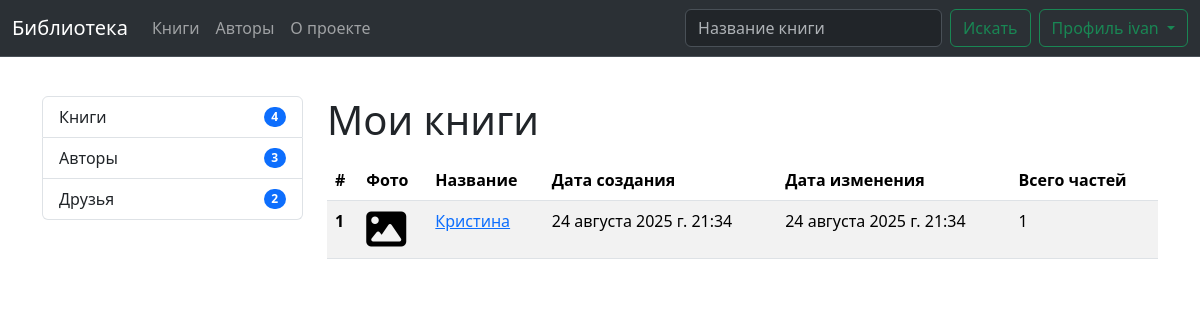
Page /userinfo/books/ (signed in) on the earlier database version.
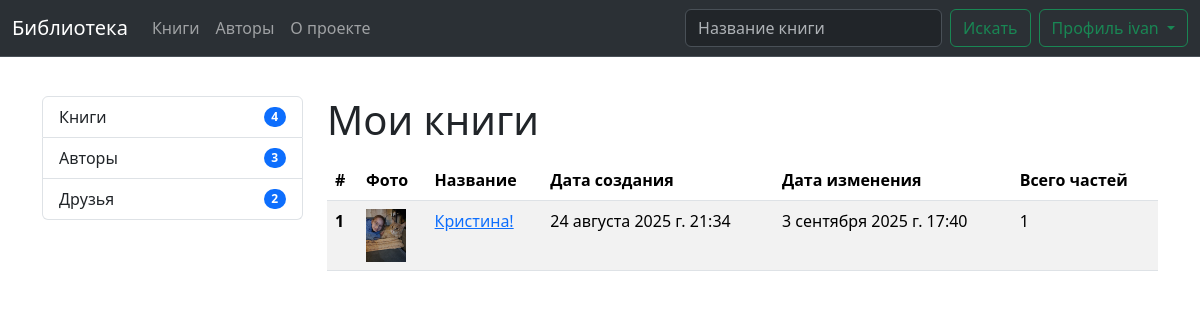
Same page on the later database version.
### library/models.py (models this page shows, shortened)
class Book(models.Model):
    title = models.CharField(max_length=250, unique=True)
    author = models.ForeignKey(User, on_delete=models.DO_NOTHING)
    description = HTMLField(null=True, blank=True)
    image = models.ImageField(null=True, blank=True, upload_to='books/')
    parts_num = models.PositiveIntegerField(default=0)
    created_at = models.DateTimeField(auto_now_add=True)
    updated_at = models.DateTimeField(auto_now=True)

### userinfo/views.py (the view)
# urls.py: path('books/', UserBooksView.as_view(), name='user-books'),
class UserBooksView(LoginRequiredMixin, View):
    def get(self, req):
        return render(req, 'userinfo/books.html')

### library/context_processors.py (called while the page is built)
def menu_data(request):
    return {
        'authors_count': Profile.objects.filter(isAuthor=True).count(),
        'friends_count': request.user.profile.friends.count() if request.user.is_authenticated and hasattr(request.user, 'profile') else 0,
        'requests_count': request.user.profile.friends_request_to_me.count() if request.user.is_authenticated and hasattr(request.user, 'profile') else 0,
        'books_count': Book.objects.all().count(),
    }

### users/models.py (called while the page is built)
    @property
    def friends(self):
        sent = FriendRequest.objects.filter(from_user=self, accepted=True).values_list('to_user', flat=True)
        received = FriendRequest.objects.filter(to_user=self, accepted=True).values_list('from_user', flat=True)
        friend_ids = list(sent) + list(received)
        return Profile.objects.filter(id__in=friend_ids)

    @property
    def friends_request_to_me(self):
        received = FriendRequest.objects.filter(to_user=self, accepted=False).values_list('from_user', flat=True)
        request_ids = list(received)
        return Profile.objects.filter(id__in=request_ids)

### userinfo/templates/userinfo/books.html (shortened to what this page needs)
{% extends 'base-user.html' %}
{% block meta %}
    <link href="https://use.fontawesome.com/releases/v6.1.1/css/all.css" rel="stylesheet">
{% endblock %}
{% block main %}
    <h1 class="mt-4">Мои книги</h1>
    {% if user.book_set.all|length > 0 %}
    <table class="table table-striped mt-3">
      <thead>
        <tr>
          <th scope="col">#</th>
          <th scope="col">Фото</th>
          <th scope="col">Название</th>
          <th scope="col">Дата создания</th>
          <th scope="col">Дата изменения</th>
          <th scope="col">Всего частей</th>
        </tr>
      </thead>
      <tbody>
      {% for i in user.book_set.all %}
        <tr>
          <th scope="row">{{ forloop.counter }}</th>
          <td>
              {% if i.image %}
                  <img src="{{ i.image.url }}" alt="img" width="40">
              {% else %}
                <i class="fa-solid fa-image" style="font-size: 40px"></i>
              {% endif %}
          </td>
          <td>
            <a href="{% url 'library:book_details' i.pk %}">{{ i.title }}</a>
          </td>
          <td>{{ i.created_at }}</td>
          <td>{{ i.updated_at }}</td>
          <td>{{ i.parts_num }}</td>
        </tr>
      {% endfor %}
      </tbody>
    </table>
    {% else %}
        <p>Список пуст...</p>
    {% endif %}
{% endblock %}

Differences in the rows shown:
changed Book: image: picture added; title "Кристина" → "Кристина!"; updated_at "24 августа 2025 г. 21:34" → "3 сентября 2025 г. 17:40"; image empty → "books/ladun.jpg" (drawn)
